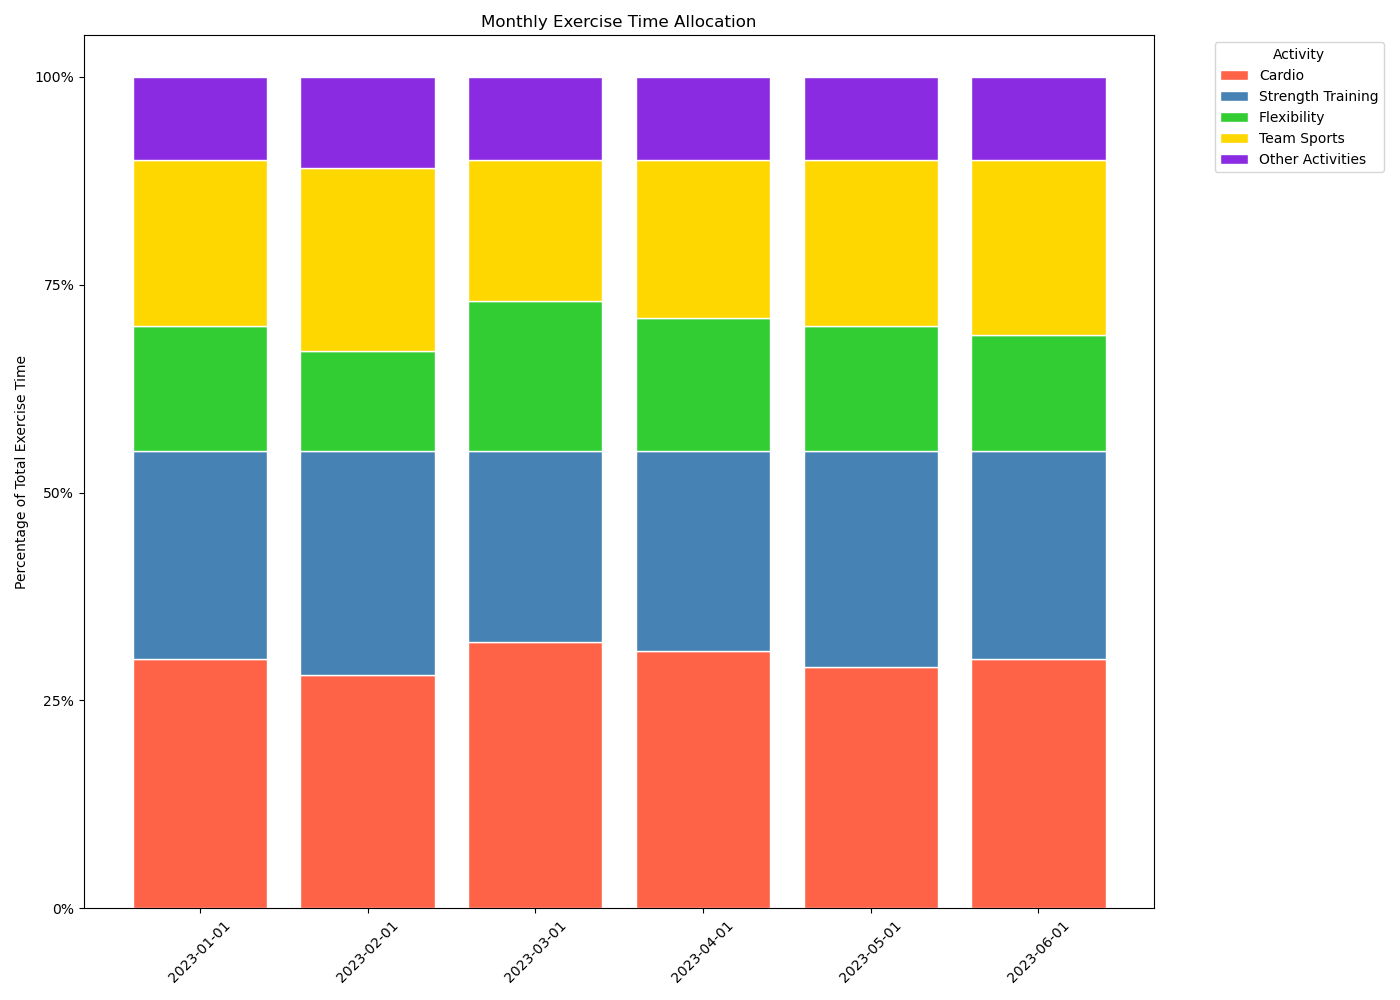

Write the Python code that produced this figure.

import matplotlib.pyplot as plt
import pandas as pd
import seaborn as sns
from datetime import datetime

data = [
    {'Date': '2023-01-01', 'Cardio': 0.30, 'Strength Training': 0.25, 'Flexibility': 0.15, 'Team Sports': 0.20, 'Other Activities': 0.10},
    {'Date': '2023-02-01', 'Cardio': 0.28, 'Strength Training': 0.27, 'Flexibility': 0.12, 'Team Sports': 0.22, 'Other Activities': 0.11},
    {'Date': '2023-03-01', 'Cardio': 0.32, 'Strength Training': 0.23, 'Flexibility': 0.18, 'Team Sports': 0.17, 'Other Activities': 0.10},
    {'Date': '2023-04-01', 'Cardio': 0.31, 'Strength Training': 0.24, 'Flexibility': 0.16, 'Team Sports': 0.19, 'Other Activities': 0.10},
    {'Date': '2023-05-01', 'Cardio': 0.29, 'Strength Training': 0.26, 'Flexibility': 0.15, 'Team Sports': 0.20, 'Other Activities': 0.10},
    {'Date': '2023-06-01', 'Cardio': 0.30, 'Strength Training': 0.25, 'Flexibility': 0.14, 'Team Sports': 0.21, 'Other Activities': 0.10}
]

df = pd.DataFrame(data)

df_long = df.melt(id_vars='Date', var_name='Activity', value_name='Percentage')

df_long['Date'] = pd.to_datetime(df_long['Date'])
df_long.sort_values(by='Date', inplace=True)

activities = df.columns[1:]
colors = ['#FF6347', '#4682B4', '#32CD32', '#FFD700', '#8A2BE2']

left = len(df_long['Date'].unique()) * [0]

fig, ax = plt.subplots(figsize=(14, 10))

for ix, activity in enumerate(activities):
    activity_data = df_long[df_long['Activity'] == activity]
    plt.bar(
        activity_data['Date'].dt.strftime('%Y-%m-%d'),
        activity_data['Percentage'],
        width=0.8,
        bottom=left,
        color=colors[ix],
        edgecolor="white",
        label=activity
    )
    left = left + activity_data['Percentage'].values

plt.xticks(rotation=45)
plt.yticks(ticks=[0, 0.25, 0.5, 0.75, 1], labels=['0%', '25%', '50%', '75%', '100%'])
plt.ylabel('Percentage of Total Exercise Time')
plt.title('Monthly Exercise Time Allocation')
plt.legend(title='Activity', bbox_to_anchor=(1.05, 1), loc='upper left')

plt.tight_layout()
plt.show()
